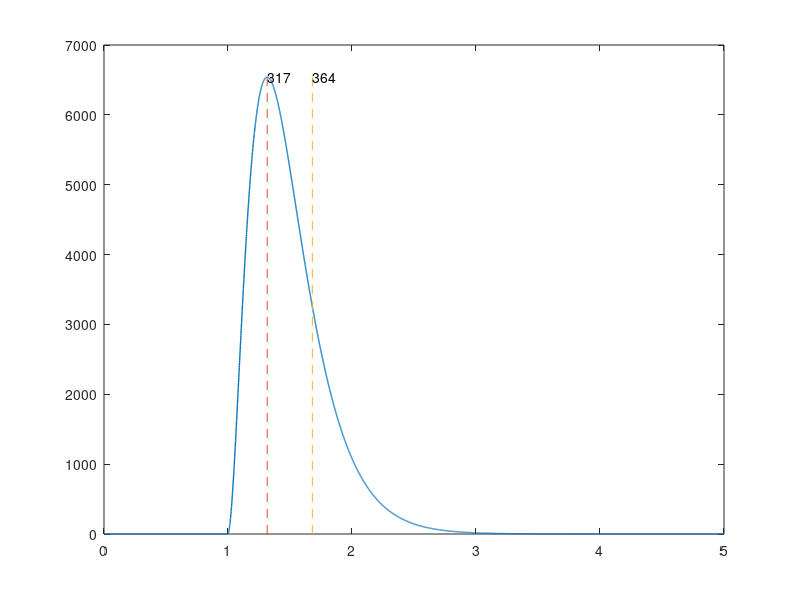

This chart was generated by the following MATLAB code:
%--------------------------------------------------------------------------
% twitch_analysis.m
% Author: Akira Nagamori
% Last update: 10/16/18
% Descriptions: analyze effects of force-dependent time constant on contraction time and
% half relaxation time 
%--------------------------------------------------------------------------
%close all
clc

Fs = 1000; %sampling frequency
time = 0:1/Fs:5; %simulation time
stim = zeros(1,length(time)); %stimulus train
stim(1*Fs) = 1; %single pulse stimulus

a = 10;
b = 5;

h = exp(-a*time); %first linear filter
g = exp(-b*time); %second linear filter whose time constant depends on the force level (Bobet & Stein, 1998)

q = conv(stim,h); %convolution
f = conv(q,g); %convolution
x = conv(f,g);

[pks,locs_peak] = max(x);
CT = locs_peak-1*Fs;

peak_half = pks/2;
[~,HRT] = min(abs(x(locs_peak:end)-peak_half));
locs_hrt = locs_peak+HRT;

figure()
plot(time,x(1:length(time)),'LineWidth',1)
hold on 
plot([time(locs_peak) time(locs_peak)],[0 pks+10],'--')
text(time(locs_peak),pks,num2str(CT))
hold on
plot([time(locs_hrt) time(locs_hrt)],[0 pks+10],'--')
text(time(locs_hrt),pks,num2str(HRT))
